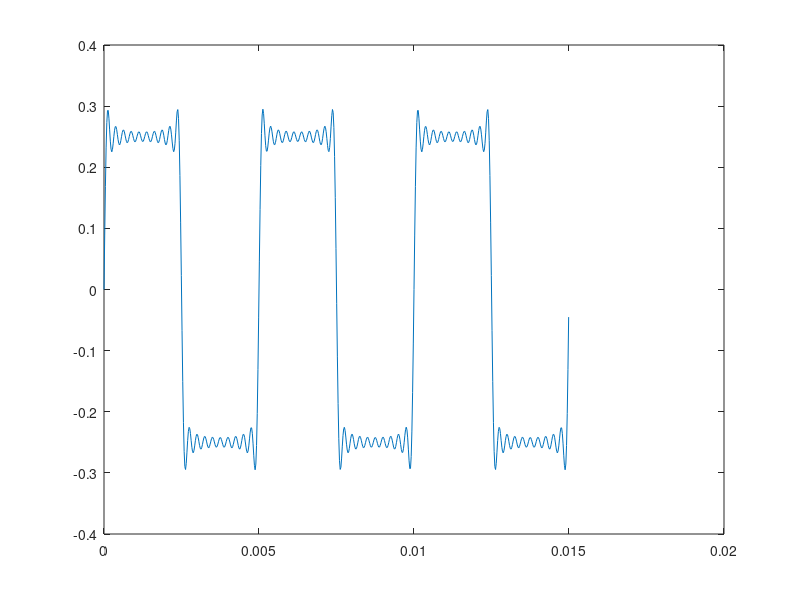

Write the MATLAB code that produced this figure.
fs=44100; % Sampling rate 
t= 0:1/fs:2; %Time vector for 2 seconds 
f0=200; %Fundamental frequency 
N_harmonics =10;

%Initialize the compund signal 
compound_signal= zeros(size(t));

%Generate and add odd harmonics 
for k=1:2:2*N_harmonics-1  %k=1,3,5,7,....,19
    harmonic= (1/(pi*k)) *sin(2*pi*k*f0*t);
    compound_signal=compound_signal + harmonic;
end

% Play the sound
sound(compound_signal,fs);

% Plot three periods 
n=1:round(3*fs/f0);
plot(t(n), compound_signal(n));
